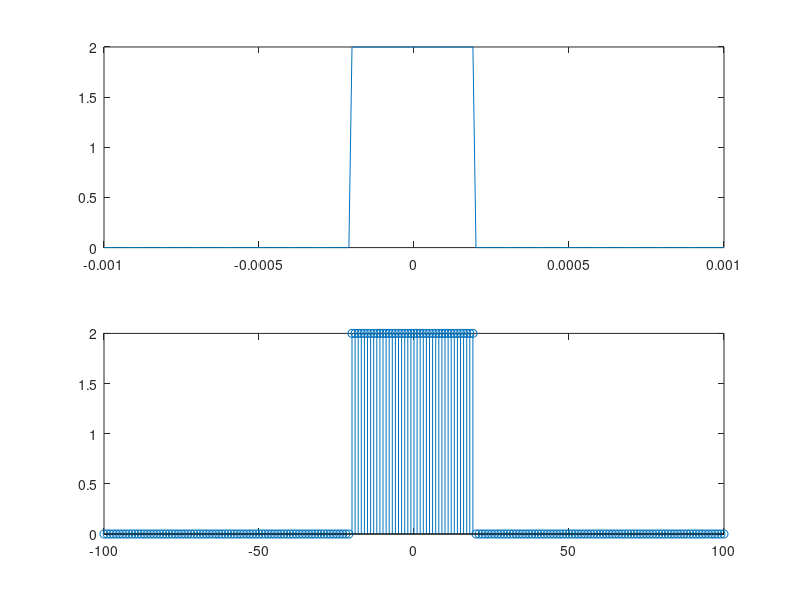
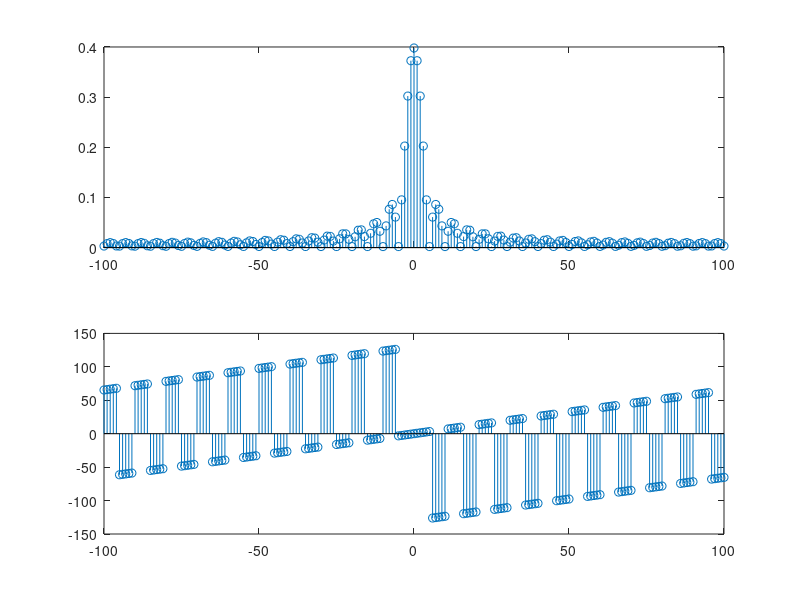

Write the MATLAB code that produced these figures, in order.
close,clear,clc

Fs=100e3;
dt=1/Fs;

T=2e-3;
D=0.2;
pw=T*D;
t=-T/2:dt:T/2;
f=1/T;
n=t/dt;
L=pw/dt;

x=zeros(1,length(t));
x(abs(n)<=L/2)= 2;
figure(1)
subplot(211)
plot(t,x)
subplot(212)
stem(n,x)

N=length(x);
Nc=N;
if mod(Nc,2)==0
    k=-(Nc/2):(Nc/2)-1;
else
    k=-(Nc-1)/2:(Nc-1)/2;
end
c=zeros(1,length(k));
for i=1:length(k)
    for j=1:length(x)
        c(i)=c(i)+(1/N)*(x(j)*exp(-1j*2*pi*k(i)*n(j)/N));
    end
end
figure(2)
subplot(211)
stem(k,abs(c))
subplot(212)
stem(k,angle(c)*130/pi)







